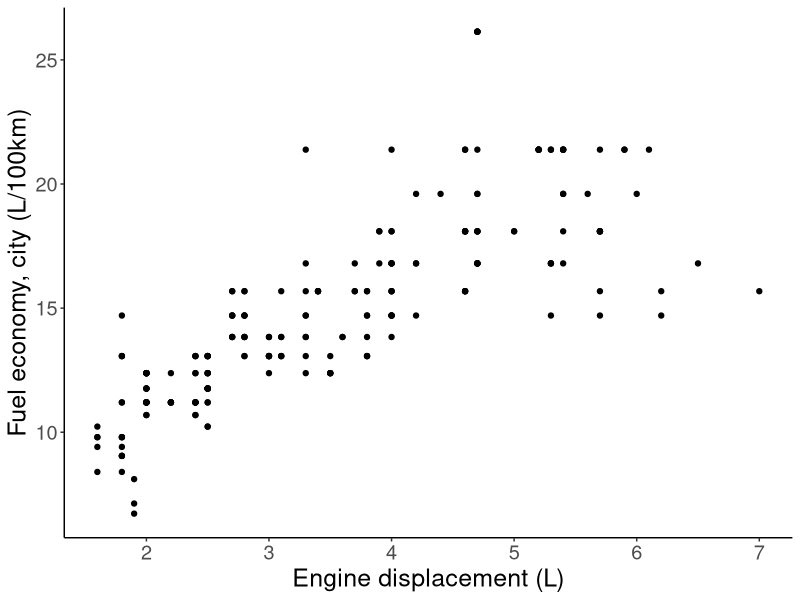
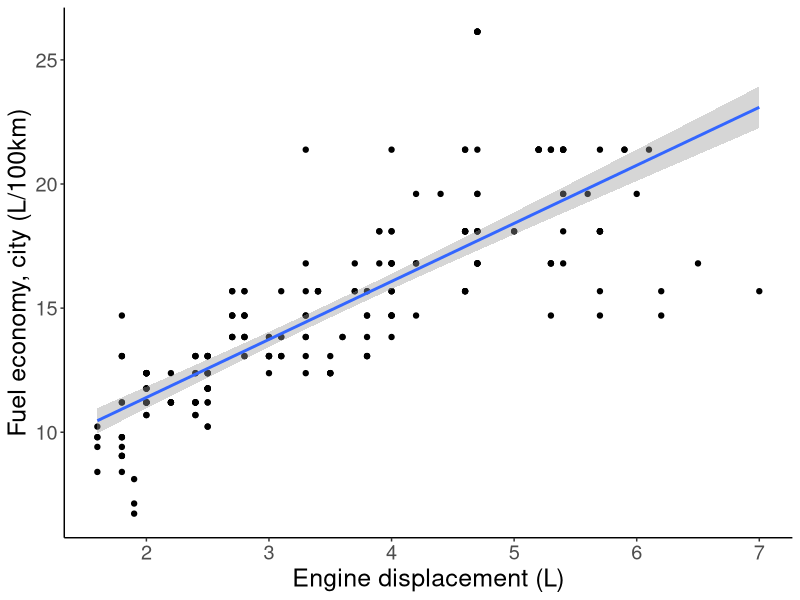
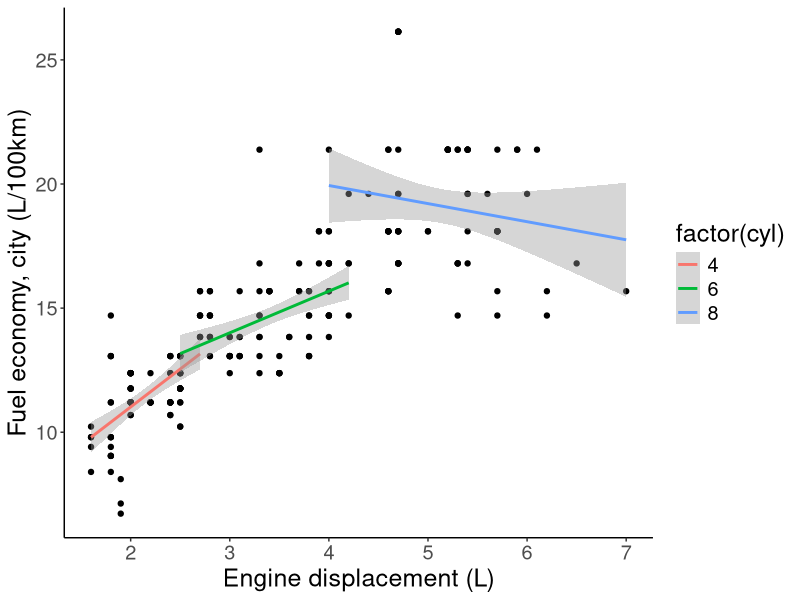
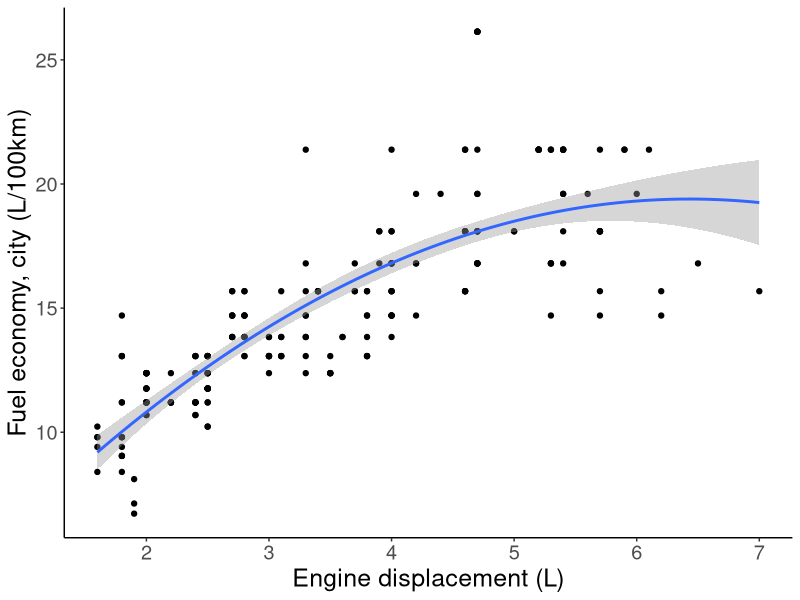
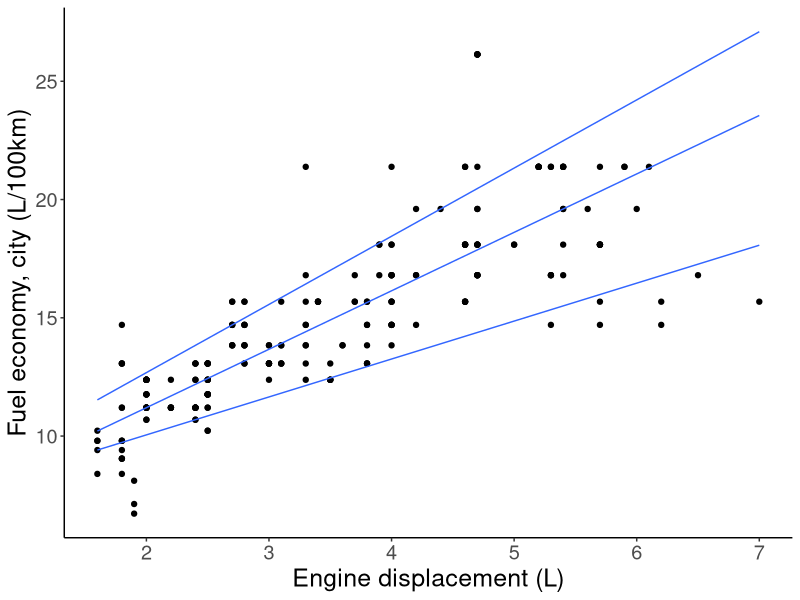
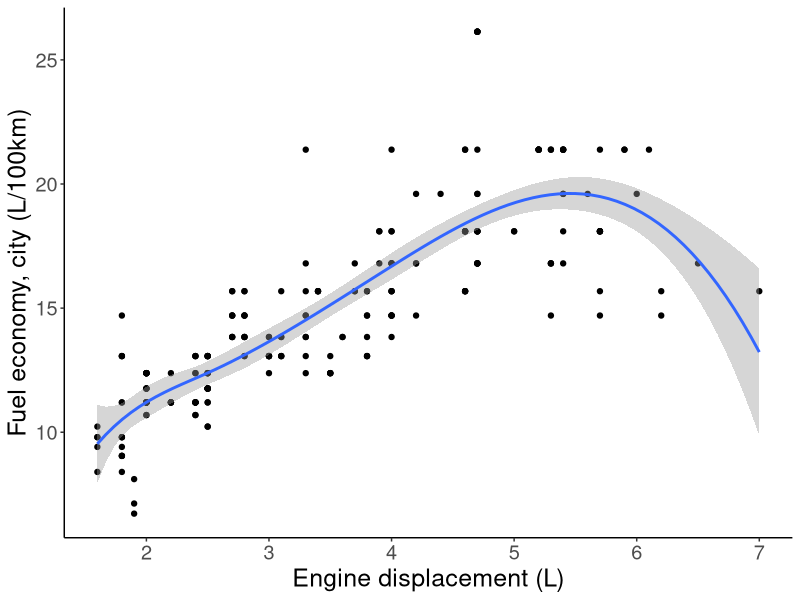
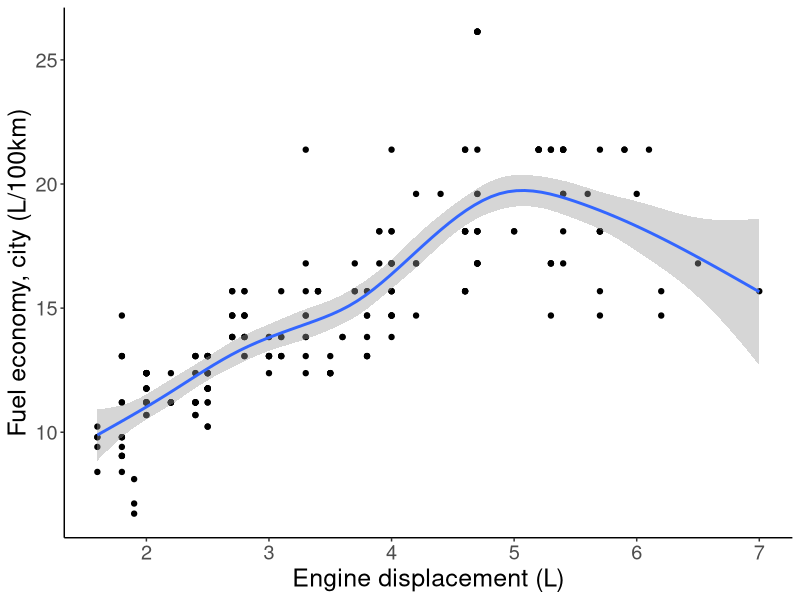
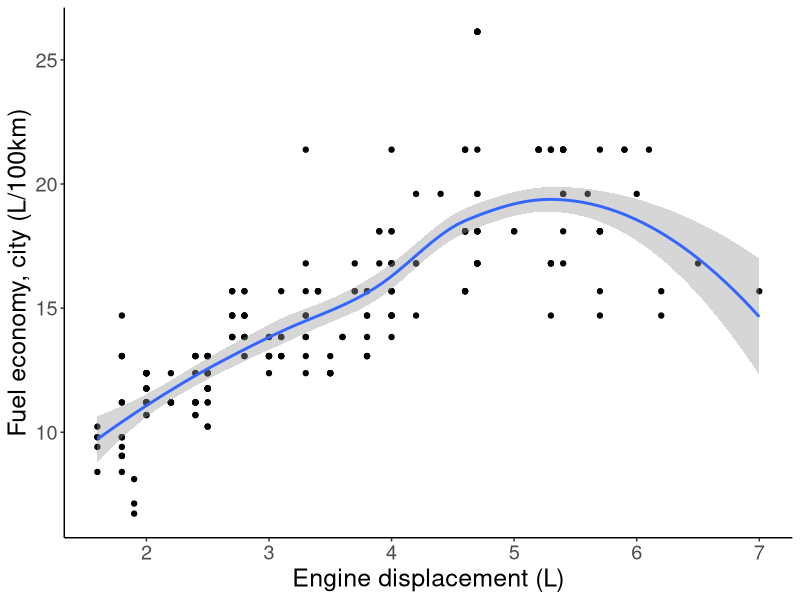

Write R code to recreate these figures, in order.
## ---- chunk 1
options(htmltools.dir.version = FALSE)
library(tidyverse)
my_theme = theme_classic() + 
  theme(text = element_text(size=18))
## ---- chunk 2
mpg %>% mutate(city_l100km = 235.214583 / cty) %>%
   ggplot(aes(x =displ, y= city_l100km)) + geom_point() +
   labs(x = "Engine displacement (L)",
        y = "Fuel economy, city (L/100km)") + my_theme
## ---- chunk 3
p <- mpg %>% mutate(city_l100km = 235.214583 / cty) %>%
       ggplot(aes(x =displ, y= city_l100km)) + geom_point() +
       labs(x = "Engine displacement (L)",
            y = "Fuel economy, city (L/100km)") +
       my_theme
## ---- chunk 4
p + geom_smooth(method = "lm", formula = y ~ x)
## ---- chunk 5
p + geom_smooth(aes(color = factor(cyl)), method = "lm", formula = y ~ x)
## ---- chunk 6
p + geom_smooth(method = "lm", formula = y ~ poly(x,2))
## ---- chunk 7
p + geom_quantile(method = "rqss", formula = y ~ x,
                  quantiles = c(0.1, 0.5, 0.9))
## ---- chunk 8
p + geom_smooth(method = "lm", 
                formula = y ~ splines::bs(x, df = 5))
## ---- chunk 9
p + geom_smooth(method = "gam", 
                formula = y ~ s(x, bs="cs"))
## ---- chunk 10
p + geom_smooth(method = "loess", 
                formula = y ~ x) 
## ---- chunk 11
p + geom_smooth(method = "loess", formula = y ~ x,
                span = 0.3) 
## ---- chunk 12
p + geom_smooth(aes(color = "Linear"), method = "lm", se=FALSE) +
    geom_smooth(aes(color = "GAM"), method = "gam", se=FALSE) +
    geom_smooth(aes(color = "LOESS"), method = "loess", formula = y ~ x, se=FALSE) +
    labs(color = "Type")
## ---- chunk 13
p + geom_smooth(method = "lm", se=FALSE, formula = y ~ x) +
  facet_wrap( ~ class)
## ---- chunk 14
p + geom_smooth(method = "lm", se=TRUE, 
                fullrange = TRUE, level = 0.50) + xlim(1,8)
## ---- chunk 15
p + geom_smooth(method = "loess", formula = y ~ x, orientation = "y")
## ---- chunk 16
p + geom_smooth(method = "lm", formula = y ~ x, orientation = "y") +
  geom_smooth(method = "lm", formula = y ~ x, color = "red")
